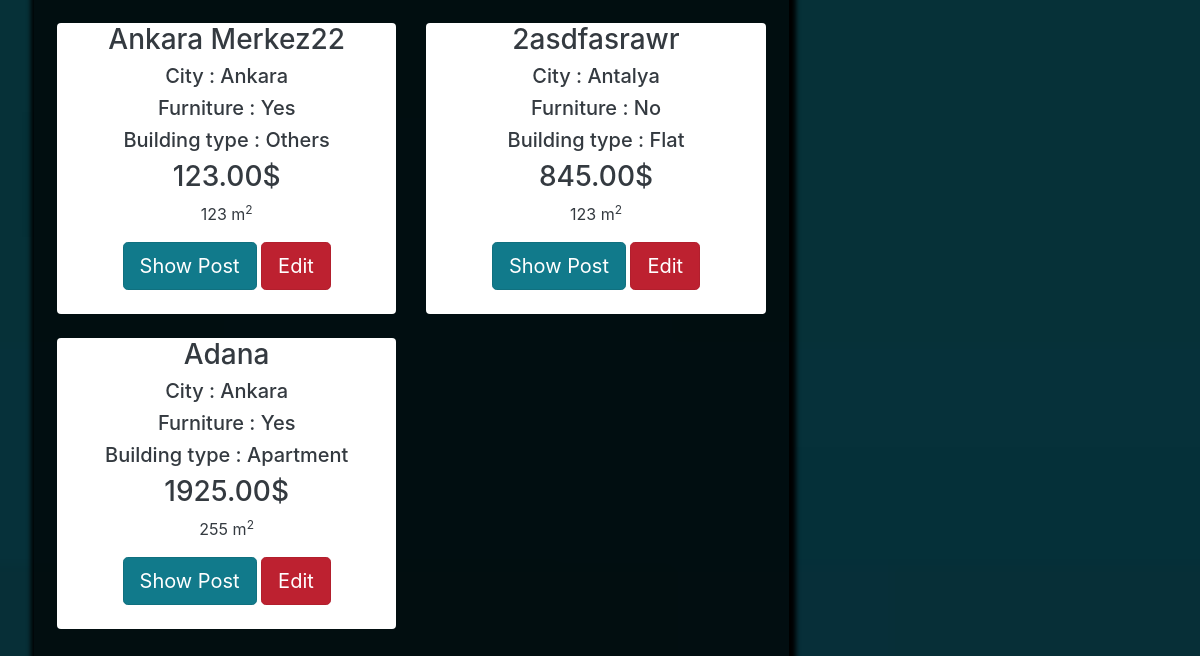
Page /listaddedposts/ (signed in, lower part) on the earlier database version.
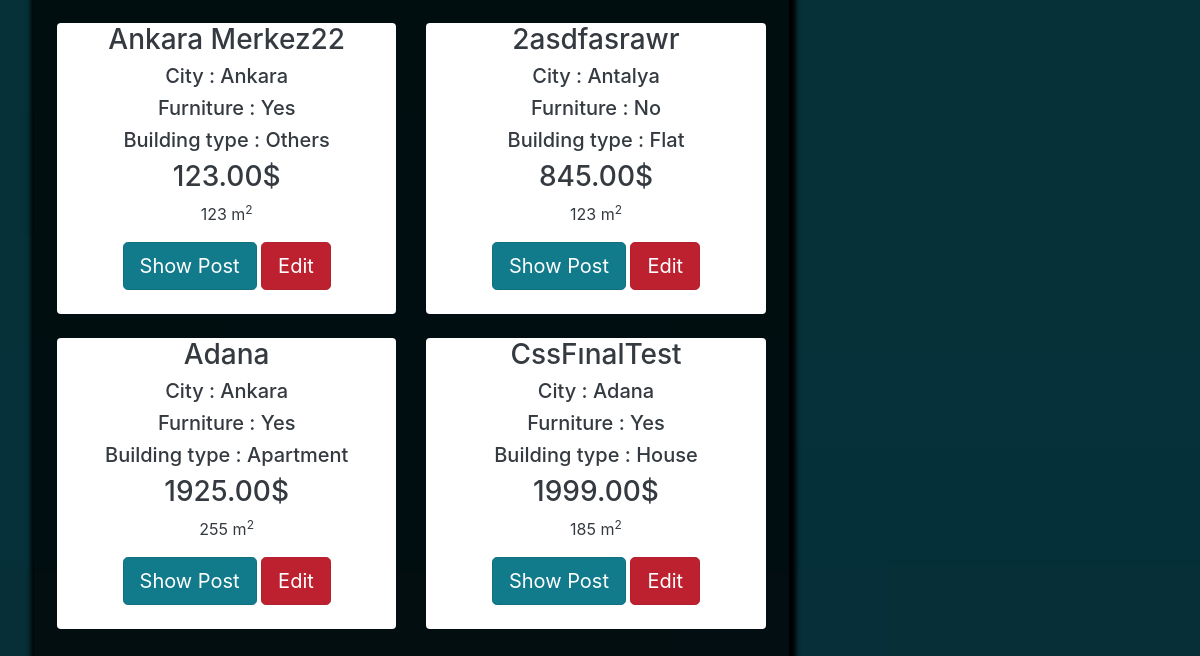
Same page on the later database version.
### main/models.py (models this page shows, shortened)
class Post(models.Model):
    ouruser = models.ForeignKey(ourUser, null=True, on_delete=models.CASCADE)
    post_title = models.CharField(max_length=255,null=True)
    post_description = models.TextField()
    price = models.DecimalField(decimal_places=2 , max_digits=12)
    location = models.CharField(max_length=255,null=True,choices=city)
    postType = models.CharField(choices=RorS , max_length=50, null=True , default='For Sale')
    floor = models.DecimalField(decimal_places=0 , max_digits=3 ,null=True)
    building_age = models.DecimalField(decimal_places=0, max_digits=2 , null=True)
    area = models.DecimalField(decimal_places=0,max_digits=4 ,null=True)
    isFurniture = models.CharField(choices=Furniture ,null=True,max_length=50,default="No")
    building_type = models.CharField(choices=b_types ,null=True ,max_length=50)

### main/views.py (the view)
# urls.py: path('listaddedposts/',views.listaddedposts, name="listaddedposts" ),
@login_required
def listaddedposts(request):
    user = ourUser.objects.get(user_id=request.user.id)
    posts = Post.objects.all().filter(ouruser=user)
    return render(request, 'main/listaddedposts.html', { 'posts':posts , 'user':user})

### main/templates/main/listaddedposts.html (shortened to what this page needs)
{% extends 'main/mainpage.html' %}
{% load widget_tweaks %}
{% load static %}
{% block content %}
<head>
    <link href="//maxcdn.bootstrapcdn.com/bootstrap/4.1.1/css/bootstrap.min.css" rel="stylesheet" id="bootstrap-css">
    <link rel="stylesheet" href="https://stackpath.bootstrapcdn.com/bootstrap/4.1.3/css/bootstrap.min.css"
>
    <link rel="stylesheet" href="https://use.fontawesome.com/releases/v5.3.1/css/all.css"
>
</head>
<div class="container p-1 my-1 text-white rounded">
<div class="col-md-8 rounded" style=" box-shadow: 2px 2px 5px 5px #000000;background-color: rgba(0,0,0,0.7)">
            <div class="row p-2 my-2">
                {% if posts %}
                {% for i in posts %}
                <div class="col-md-6 ">
                    <div class="container-fluid bg-white rounded text-dark" style="text-align:center;">
                        <h3>{{ i.post_title }}</h3>
                        <h5>City : {{ i.location }}</h5>
                        <h5>Furniture : {{ i.isFurniture }}</h5>
                        <h5>Building type : {{ i.building_type }}</h5>
                        <h3>{{ i.price }}$</h3>
                        <p class="descroption">{{i.area}} m<sup>2</sup></p>
                        <a href="{% url 'product_details' i.id %}" class="btn btn-info btn-lg active" role="button"
                           aria-pressed="true">Show Post</a>
                         <a href="" class="btn btn-danger btn-lg active" role="button"
                           aria-pressed="true">Edit</a>
                        <br><br>
                    </div>
                    <br>
                </div>
                {% endfor %}
                 {%else%}
                <h3>You dont have any post yet</h3>
                <h2>If you want to post <a href="{% url 'createpost' %}">click here</a></h2>
                {% endif %}
            </div>
        </div>
</div>
{% endblock %}

Differences in the rows shown:
added Post: post_title "CssFınalTest", location "Adana", isFurniture "Yes", building_type "House", price "1999.00", area "185"
